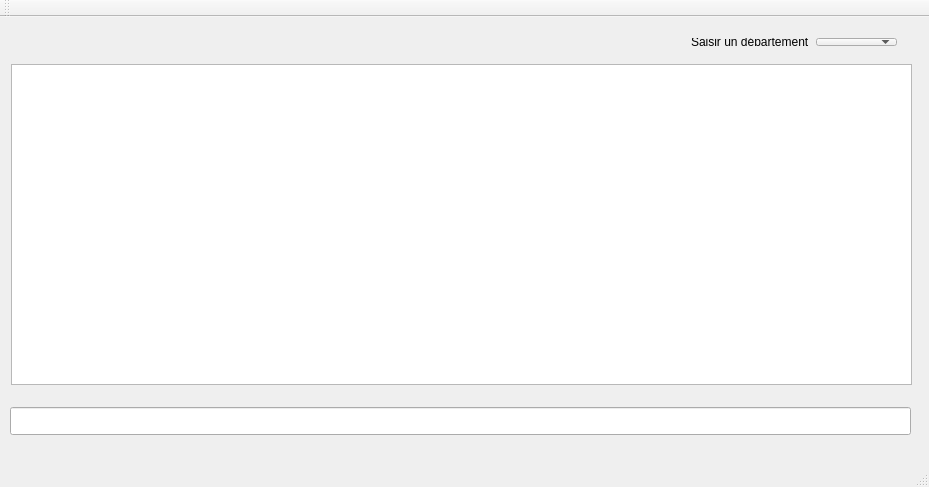
<?xml version="1.0" encoding="UTF-8"?>
<ui version="4.0">
 <class>MainWindow</class>
 <widget class="QMainWindow" name="MainWindow">
  <property name="geometry">
   <rect>
    <x>0</x>
    <y>0</y>
    <width>929</width>
    <height>487</height>
   </rect>
  </property>
  <property name="windowTitle">
   <string>MainWindow</string>
  </property>
  <widget class="QWidget" name="centralWidget">
   <widget class="QTableView" name="tableView_afficherDepartement">
    <property name="geometry">
     <rect>
      <x>11</x>
      <y>47</y>
      <width>901</width>
      <height>321</height>
     </rect>
    </property>
   </widget>
   <widget class="QLineEdit" name="lineEdit_infosVille">
    <property name="geometry">
     <rect>
      <x>10</x>
      <y>390</y>
      <width>901</width>
      <height>28</height>
     </rect>
    </property>
   </widget>
   <widget class="QWidget" name="">
    <property name="geometry">
     <rect>
      <x>680</x>
      <y>10</y>
      <width>228</width>
      <height>30</height>
     </rect>
    </property>
    <layout class="QHBoxLayout" name="horizontalLayout">
     <item>
      <widget class="QLabel" name="label_departement">
       <property name="text">
        <string>Saisir un département</string>
       </property>
      </widget>
     </item>
     <item>
      <widget class="QComboBox" name="comboBox_selectionnerDepartement"/>
     </item>
    </layout>
   </widget>
  </widget>
  <widget class="QMenuBar" name="menuBar">
   <property name="geometry">
    <rect>
     <x>0</x>
     <y>0</y>
     <width>929</width>
     <height>25</height>
    </rect>
   </property>
  </widget>
  <widget class="QToolBar" name="mainToolBar">
   <attribute name="toolBarArea">
    <enum>TopToolBarArea</enum>
   </attribute>
   <attribute name="toolBarBreak">
    <bool>false</bool>
   </attribute>
  </widget>
  <widget class="QStatusBar" name="statusBar"/>
 </widget>
 <layoutdefault spacing="6" margin="11"/>
 <resources/>
 <connections/>
</ui>
